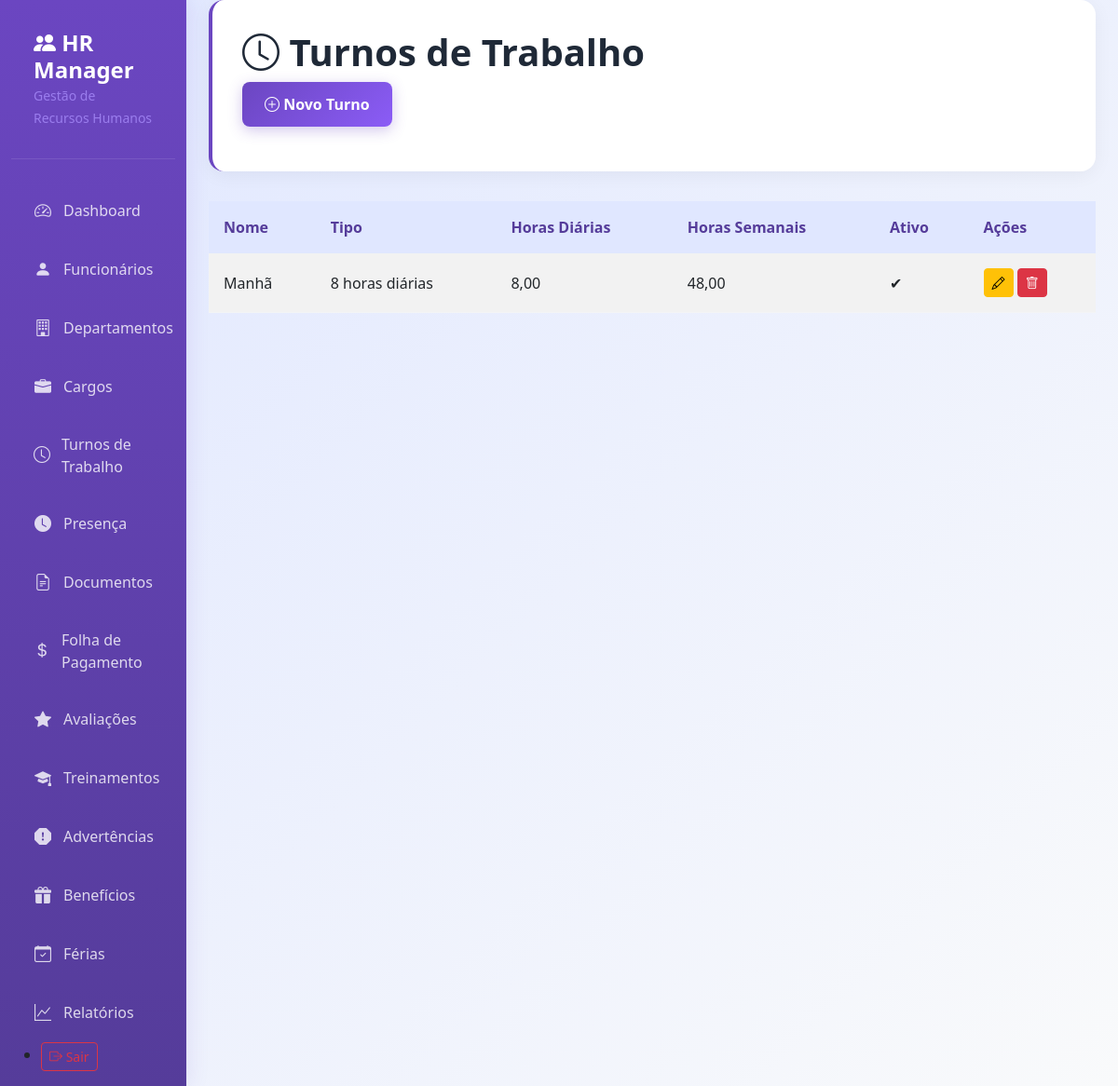
Screenshot of /turnos/ (signed in) with the database file from the repository.
### rh/models.py (models this page shows, shortened)
class TurnoTrabalho(models.Model):
    TIPO_TURNO = [
        ('8h', '8 horas diárias'),
        ('12h', '12 horas diárias'),
        ('12h_36h', '12h trabalho / 36h folga'),
        ('12h_48h', '12h trabalho / 48h folga'),
        ('6h', '6 horas diárias'),
        ('4h', '4 horas diárias'),
        ('Fim_de_Semana', 'Fins de semana'),
        ('Personalizado', 'Personalizado'),
    ]
    empresa = models.ForeignKey(Empresa, on_delete=models.CASCADE)
    nome = models.CharField(max_length=100, verbose_name='Nome do Turno')
    tipo = models.CharField(max_length=20, choices=TIPO_TURNO, verbose_name='Tipo de Turno')
    horas_diarias = models.DecimalField(max_digits=4, decimal_places=2, verbose_name='Horas Diárias')
    horas_semanais = models.DecimalField(max_digits=5, decimal_places=2, verbose_name='Horas Semanais')
    dias_trabalho_semana = models.IntegerField(default=5, verbose_name='Dias de Trabalho por Semana')
    descricao = models.TextField(blank=True, verbose_name='Descrição')
    ativo = models.BooleanField(default=True, verbose_name='Ativo')
    class Meta:
        verbose_name = 'Turno de Trabalho'
        verbose_name_plural = 'Turnos de Trabalho'
        ordering = ['nome']

### rh/views.py (the view)
# urls.py: path('turnos/', TurnoListView.as_view(), name='turno_list'),
class TurnoListView(LoginRequiredMixin, ListView):
    model = TurnoTrabalho
    template_name = 'rh/turno_list.html'
    context_object_name = 'turnos'
    def get_queryset(self):
        return TurnoTrabalho.objects.filter(empresa=self.request.user.empresa).order_by('nome')

### templates/rh/turno_list.html (shortened to what this page needs)
{% extends 'base.html' %}
{% block content %}
<div class="page-header">
    <h1><i class="bi bi-clock"></i> Turnos de Trabalho</h1>
    <a href="{% url 'turno_create' %}" class="btn btn-primary mb-3">
        <i class="bi bi-plus-circle"></i> Novo Turno
    </a>
</div>
<table class="table table-striped">
    <thead>
        <tr>
            <th>Nome</th>
            <th>Tipo</th>
            <th>Horas Diárias</th>
            <th>Horas Semanais</th>
            <th>Ativo</th>
            <th>Ações</th>
        </tr>
    </thead>
    <tbody>
        {% for turno in turnos %}
        <tr>
            <td>{{ turno.nome }}</td>
            <td>{{ turno.get_tipo_display }}</td>
            <td>{{ turno.horas_diarias }}</td>
            <td>{{ turno.horas_semanais }}</td>
            <td>{% if turno.ativo %}✔{% else %}❌{% endif %}</td>
            <td>
                <a href="{% url 'turno_update' turno.pk %}" class="btn btn-sm btn-warning">
                    <i class="bi bi-pencil"></i>
                </a>
                <a href="{% url 'turno_delete' turno.pk %}" class="btn btn-sm btn-danger">
                    <i class="bi bi-trash"></i>
                </a>
            </td>
        </tr>
        {% empty %}
        <tr>
            <td colspan="6">Nenhum turno cadastrado.</td>
        </tr>
        {% endfor %}
    </tbody>
</table>
{% endblock %}

### templates/base.html (style rules this page uses)
:root { --primary-purple: #6B46C1; --primary-purple-dark: #553C9A; --primary-purple-light: #8B5CF6; --secondary-purple: #A78BFA; --light-purple: #E0E7FF; --white: #FFFFFF; --gray-50: #F9FAFB; --gray-100: #F3F4F6; --gray-200: #E5E7EB; --gray-600: #4B5563; --gray-800: #1F2937; --success: #10B981; --warning: #F59E0B; --danger: #EF4444; }
* { margin: 0; padding: 0; box-sizing: border-box; }
body { font-family: 'Segoe UI', Tahoma, Geneva, Verdana, sans-serif; background: linear-gradient(135deg, var(--light-purple) 0%, var(--gray-50) 100%); min-height: 100vh; }
.page-header { background: var(--white); padding: 2rem; border-radius: 1rem; box-shadow: 0 4px 20px rgba(0, 0, 0, 0.05); margin-bottom: 2rem; border-left: 4px solid var(--primary-purple); }
.page-header h1 { color: var(--gray-800); font-weight: 700; margin-bottom: 0.5rem; }
.btn-primary { background: linear-gradient(135deg, var(--primary-purple) 0%, var(--primary-purple-light) 100%); border: none; padding: 0.75rem 1.5rem; border-radius: 0.5rem; font-weight: 600; transition: all 0.3s ease; box-shadow: 0 4px 15px rgba(107, 70, 193, 0.3); }
.table { margin-bottom: 0; }
.table th { background: var(--light-purple); color: var(--primary-purple-dark); font-weight: 600; border: none; padding: 1rem; }
.table td { padding: 1rem; vertical-align: middle; border-color: var(--gray-100); }

### rows the page displays
TurnoTrabalho: nome "Manhã", tipo "8 horas diárias", horas_diarias "8,00", horas_semanais "48,00"
